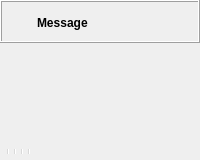
  <widget class="QWidget" name="centralwidget">
   <layout class="QVBoxLayout" name="verticalLayout_2">
    <property name="spacing">
     <number>0</number>
    </property>
    <property name="leftMargin">
     <number>0</number>
    </property>
    <property name="topMargin">
     <number>0</number>
    </property>
    <property name="rightMargin">
     <number>0</number>
    </property>
    <property name="bottomMargin">
     <number>0</number>
    </property>
    <item>
     <widget class="QWidget" name="mainWidget" native="true">
      <property name="sizePolicy">
       <sizepolicy hsizetype="Expanding" vsizetype="Expanding">
        <horstretch>0</horstretch>
        <verstretch>0</verstretch>
       </sizepolicy>
      </property>
      <layout class="QVBoxLayout" name="verticalLayout_3">
       <property name="spacing">
        <number>0</number>
       </property>
       <property name="leftMargin">
        <number>0</number>
       </property>
       <property name="topMargin">
        <number>0</number>
       </property>
       <property name="rightMargin">
        <number>0</number>
       </property>
       <property name="bottomMargin">
        <number>0</number>
       </property>
       <item>
        <widget class="QFrame" name="frameCompileResult">
         <property name="frameShape">
          <enum>QFrame::Shape::Box</enum>
         </property>
         <property name="frameShadow">
          <enum>QFrame::Shadow::Raised</enum>
         </property>
         <layout class="QGridLayout" name="gridLayoutCompileResult">
          <property name="leftMargin">
           <number>6</number>
          </property>
          <property name="topMargin">
           <number>6</number>
          </property>
          <property name="rightMargin">
           <number>6</number>
          </property>
          <property name="bottomMargin">
           <number>4</number>
          </property>
          <property name="horizontalSpacing">
           <number>4</number>
          </property>
          <item row="0" column="1">
           <widget class="QLabel" name="labelCompileResultMessage">
            <property name="sizePolicy">
             <sizepolicy hsizetype="Preferred" vsizetype="Preferred">
              <horstretch>1</horstretch>
              <verstretch>0</verstretch>
             </sizepolicy>
            </property>
            <property name="font">
             <font>
              <bold>true</bold>
             </font>
            </property>
            <property name="text">
             <string>Message</string>
            </property>
            <property name="wordWrap">
             <bool>true</bool>
            </property>
           </widget>
          </item>
          <item row="0" column="2">
           <widget class="QToolButton" name="toolButtonCompileResultClose">
            <property name="styleSheet">
             <string notr="true"/>
            </property>
            <property name="text">
             <string/>
            </property>
            <property name="icon">
             <iconset resource="../../resources/common.qrc">
              <normaloff>:/icons/close.png</normaloff>:/icons/close.png</iconset>
            </property>
            <property name="iconSize">
             <size>
              <width>22</width>
              <height>22</height>
             </size>
            </property>
            <property name="toolButtonStyle">
             <enum>Qt::ToolButtonStyle::ToolButtonIconOnly</enum>
            </property>
            <property name="autoRaise">
             <bool>true</bool>
            </property>
           </widget>
          </item>
          <item row="0" column="0">
           <widget class="QToolButton" name="toolButtonCompileResultIcon">
            <property name="styleSheet">
             <string notr="true">QToolButton { border: none; }</string>
            </property>
            <property name="text">
             <string/>
            </property>
            <property name="icon">
             <iconset resource="../../resources/common.qrc">
              <normaloff>:/icons/information-icons-error.png</normaloff>:/icons/information-icons-error.png</iconset>
            </property>
            <property name="iconSize">
             <size>
              <width>22</width>
              <height>22</height>
             </size>
            </property>
            <property name="autoRaise">
             <bool>false</bool>
            </property>
           </widget>
          </item>
         </layout>
        </widget>
       </item>
       <item>
        <widget class="QGLView" name="qglview" native="true">
         <property name="sizePolicy">
          <sizepolicy hsizetype="Expanding" vsizetype="Expanding">
           <horstretch>0</horstretch>
           <verstretch>0</verstretch>
          </sizepolicy>
         </property>
         <property name="minimumSize">
          <size>
           <width>200</width>
           <height>100</height>
          </size>
         </property>
        </widget>
       </item>
       <item>
        <widget class="QToolBar" name="viewerToolBar">
         <addaction name="designActionPreview"/>
         <addaction name="designActionRender"/>
         <addaction name="separator"/>
         <addaction name="viewActionViewAll"/>
         <addaction name="viewActionZoomIn"/>
         <addaction name="viewActionZoomOut"/>
         <addaction name="viewActionResetView"/>
         <addaction name="designActionMeasureDist"/>
         <addaction name="designActionMeasureAngle"/>
         <addaction name="separator"/>
         <addaction name="viewActionRight"/>
         <addaction name="viewActionLeft"/>
         <addaction name="viewActionBack"/>
         <addaction name="viewActionFront"/>
         <addaction name="viewActionTop"/>
         <addaction name="viewActionBottom"/>
         <addaction name="separator"/>
         <addaction name="viewActionPerspective"/>
         <addaction name="viewActionOrthogonal"/>
         <addaction name="separator"/>
         <addaction name="viewActionShowAxes"/>
         <addaction name="viewActionShowScaleProportional"/>
         <addaction name="viewActionShowEdges"/>
        </widget>
       </item>
      </layout>
      <zorder>qglview</zorder>
      <zorder>viewerToolBar</zorder>
      <zorder>frameCompileResult</zorder>
     </widget>
    </item>
   </layout>
  </widget>
